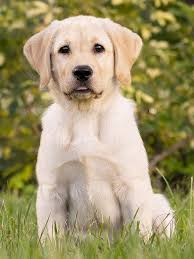
#> input picture computer_vision/dog.jpg, 194 x 259 px
$ jupyter execute --allow-errors 'Introduction to OpenCV.ipynb'
#> lines starting #> are read from the running program, lines starting #| are printed output that depends on the picture
[cell 1]
import cv2
import matplotlib.pyplot as plt
import numpy as np

[cell 2]
cv2.__version__

[cell 3]
img = cv2.imread("dog.jpg")
#> img is the input picture: shape (259, 194, 3); mean B, G, R 109, 150, 160.6
img

[cell 4]
cv2.imshow("Dog Image", img)
cv2.waitKey(0)
cv2.destroyAllWindows()

[cell 5]
img = cv2.imread("dog.jpg", 0) #0 is for gray scale conversion. it is by default 1 and it gives RGB
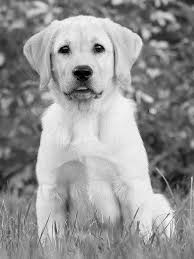
#> img: shape (259, 194); min 0, max 255, mean 148.5
cv2.imshow("Dog Image", img)
cv2.waitKey(0)
cv2.destroyAllWindows()

[cell 6]
cv2.imwrite("saved_dog_image.jpg", img)
#> Out = True

Changing Color Spaces

#> (a cell that did not finish here is left out)

#> (a cell that did not finish here is left out)

Drawing with CV2

[cell 9]
cv2.line(img, (0,0),(400,400),(255,0,0),5) #color of line, thickness of line
cv2.imshow("Line on dog", img)
cv2.waitKey(0)
cv2.destroyAllWindows()

[cell 10]
plt.imshow(img)

[cell 11]
cv2.circle(img, (100,50),10,(255,0,0),3) #location, radius, color, thickness
cv2.imshow("Circle on dog", img)
cv2.waitKey(0)
cv2.destroyAllWindows()

[cell 12]
cv2.putText(img,"A dog", (50,200), cv2.FONT_HERSHEY_COMPLEX, 1, (0,255,0), 5)
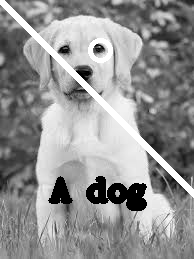
#> img: shape (259, 194); min 0, max 255, mean 146.6
plt.imshow(img)

Callback & Tracebars

[cell 13]
black_img = np.zeros((512, 512, 3), np.uint8)
cv2.namedWindow("Black Image")

def draw_circle(event, x, y, flags, param):
    if event == cv2.EVENT_LBUTTONDOWN:
        cv2.circle(black_img, (x,y), 50, (255,50,70), 5)

cv2.setMouseCallback('Black Image', draw_circle)
while(1):
    cv2.imshow('Black Image', black_img)
    k = cv2.waitKey(5)
#> (key Esc is pressed here)
    if k == 27:
        break

cv2.destroyAllWindows()

[cell 14]
cv2.namedWindow("Image")

cv2.createTrackbar('Channel', 'Image', 0, 2, lambda x:print(x))

#> (the rest of this cell did not finish here and is left out)

Basic Image Operations

[cell 15]
px = img[100,150]
#> px = 209
px
#> Out = 209

[cell 16]
plt.imshow(img)

#> (a cell that did not finish here is left out)

#> (a cell that did not finish here is left out)

[cell 19]
img.shape
#> Out = (259, 194)

[cell 20]
img.dtype

[cell 21]
img.size
#> Out = 50246

[cell 22]
face = img[20:100,20:125]
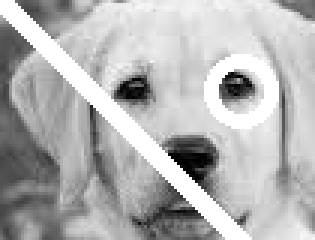
#> face: shape (80, 105) (shown 3 times larger); min 0, max 255, mean 179.4
plt.imshow(face)

#> (a cell that did not finish here is left out)

#> (a cell that did not finish here is left out)

[cell 25]
horizontal_stack = np.hstack((img,img))
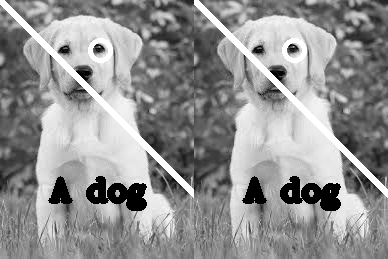
#> horizontal_stack: shape (259, 388); min 0, max 255, mean 146.6
plt.imshow(horizontal_stack)

[cell 26]
vertical_stack = np.vstack((img,img))
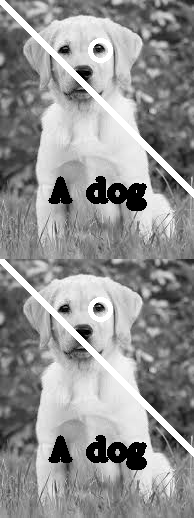
#> vertical_stack: shape (518, 194); min 0, max 255, mean 146.6
plt.imshow(vertical_stack)

[cell 27]
reflect = cv2.copyMakeBorder(img, 200, 200, 200, 200, cv2.BORDER_REFLECT_101)
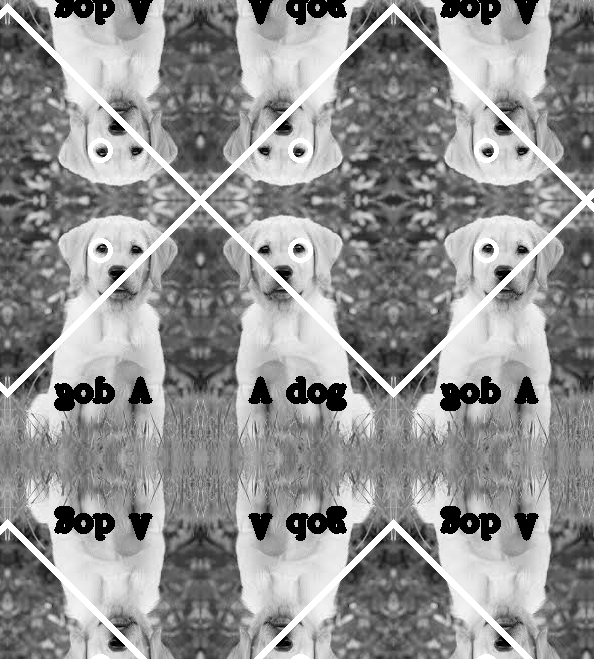
#> reflect: shape (659, 594); min 0, max 255, mean 145.7
plt.imshow(reflect)

$ run again, with computer_vision/roadsign.jpg copied over computer_vision/dog.jpg
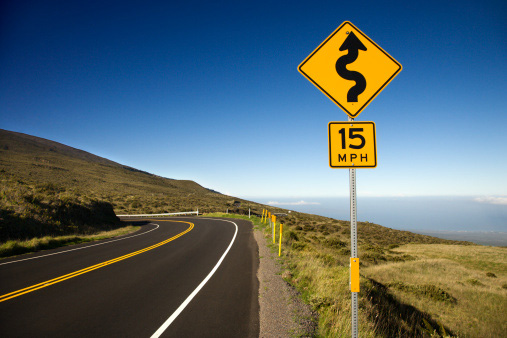
#> input picture computer_vision/roadsign.jpg, 507 x 338 px
#> img is the input picture: shape (338, 507, 3); mean B, G, R 109.9, 104.1, 86.9
#> `cv2.imwrite("saved_dog_image.jpg", img)`: Out = True
#> `cv2.putText(img,"A dog", (50,200), cv2.FONT_HERSHEY_COMPLEX, 1, (0,255..`:
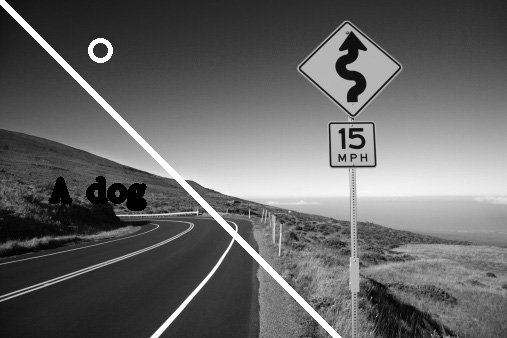
#> img: shape (338, 507); min 0, max 255, mean 102.1
#> px = 91
#> `reflect = cv2.copyMakeBorder(img, 200, 200, 200, 200, cv2.BORDER_REFLE..`:
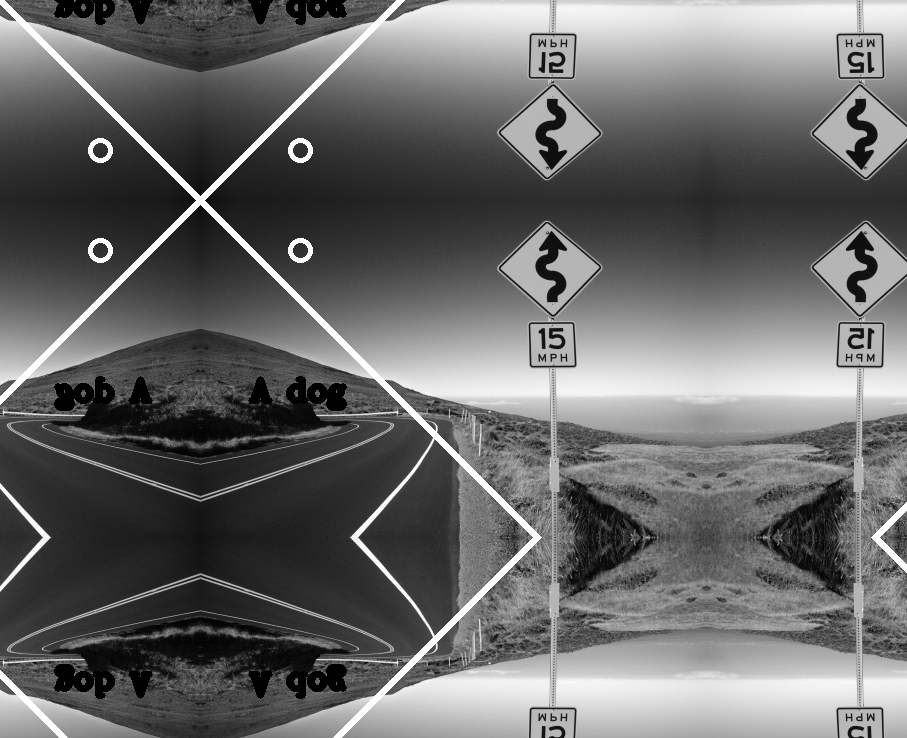
#> reflect: shape (738, 907); min 0, max 255, mean 105.8
